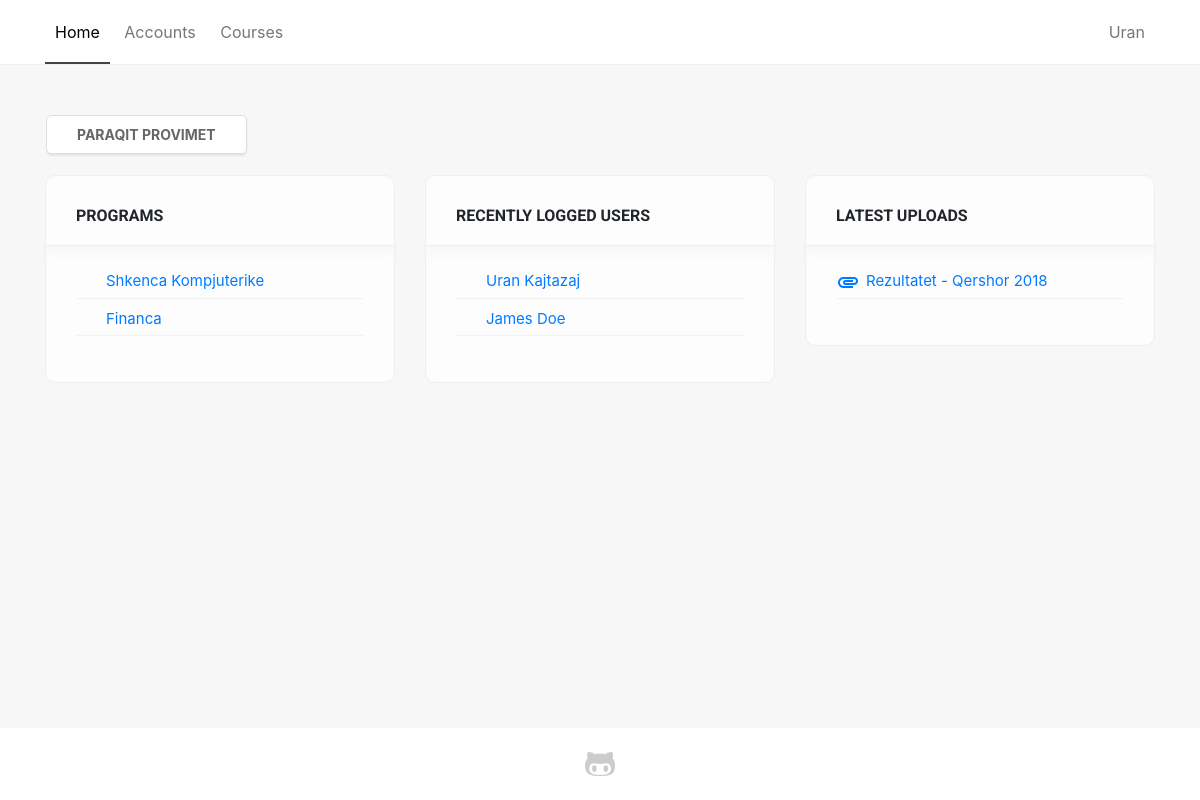
The app's page / (signed in), older data.
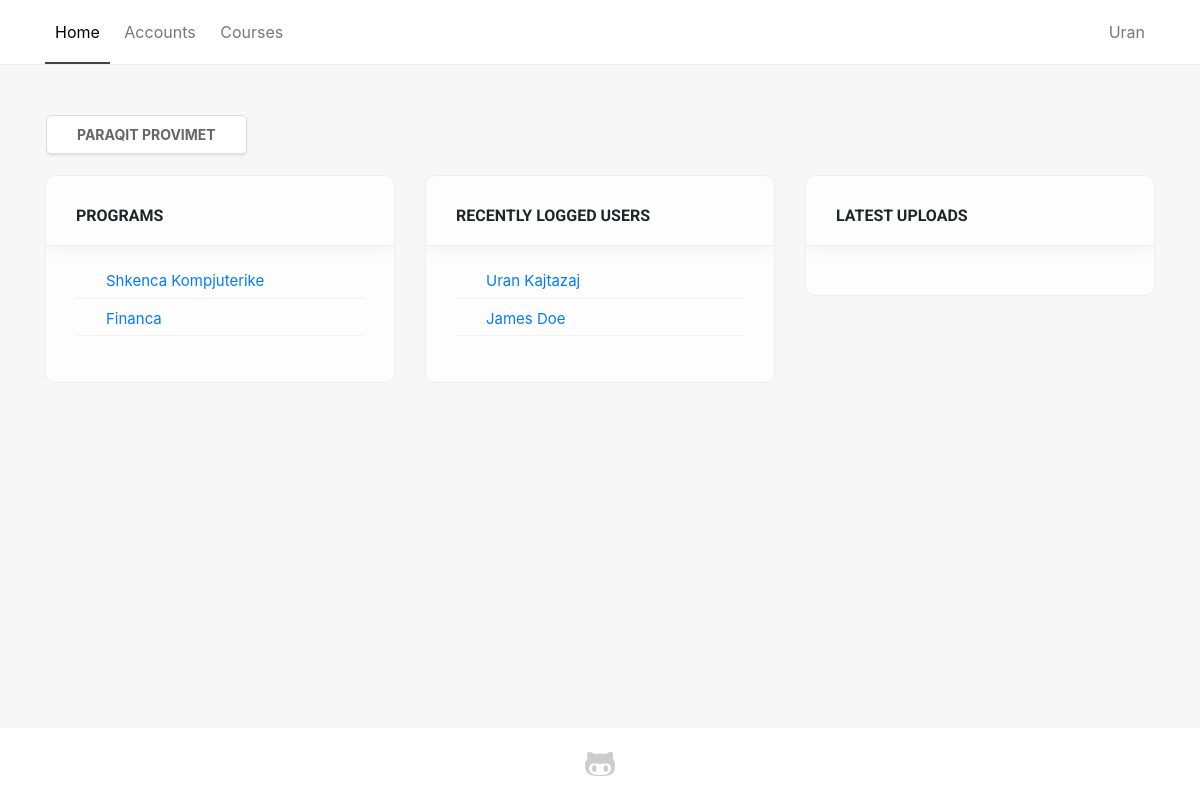
The same page, newer data.
### sems/models.py (models this page shows, shortened)
class Program(models.Model):
    name = models.CharField(max_length=150)
    summary = models.TextField(null=True, blank=True)

class Student(models.Model):
    user = models.OneToOneField(User, on_delete=models.CASCADE, null=True)
    first_name = models.CharField(max_length=100, null=True)
    last_name = models.CharField(max_length=100, null=True)
    picture = models.ImageField(null=True, blank=True, default='no-img.png')
    website = models.URLField(max_length=100, null=True, blank=True)
    email = models.EmailField(max_length=100, null=True)
    program = models.ForeignKey(Program, on_delete=models.SET_NULL, null=True)
    country = models.ForeignKey(State, on_delete=models.SET_NULL, null=True)
    city = models.CharField(max_length=100, null=True)
    course = models.ManyToManyField(Course, related_name='course', blank=True)
    course_teacher = models.ManyToManyField(Course, related_name='course_teacher', blank=True)
    viti = models.IntegerField(choices=YEARS, default=1)
    semester = models.IntegerField(choices=SEMESTER, default=1)
    level = models.CharField(max_length=100, choices=LEVELS, default=1)

class Upload(models.Model):
    name = models.CharField(max_length=100)
    course = models.ForeignKey(Course, on_delete=models.CASCADE)
    file = models.FileField(upload_to='files/', validators=[FileExtensionValidator(['pdf', 'docx', 'doc', 'xls', 'xlsx', 'ppt', 'pptx', 'zip', 'rar', '7zip'])])
    upload_time = models.DateTimeField(default=datetime.now, null=True)
    def __str__(self):
        return str(self.file)[6:]

### sems/views.py (the view)
# urls.py: re_path(r'^$', views.home_view, name='home'),
def home_view(request):
    uploads = Upload.objects.all().order_by('-upload_time')[:5]
    programs = Program.objects.all()
    users = User.objects.all().order_by('-last_login')[:5]
    news = New.objects.all().order_by('-create_date')[:3]
    if request.user.is_authenticated:
        return render (
            request, 'home.html', {'uploads': uploads, 'programs': programs, 'users': users, 'news': news},
        )
    else:
        return redirect('login')

### sems/templates/home.html (shortened to what this page needs)
{% extends 'base_generic.html' %}
{% block content %}
<div class="container">
    <div class="row">
        <div class="col-md-12 col-xs-12">
            <div class="empty-box">
                <a href="#" class="btn btn-primary">Paraqit provimet</a>
            </div>
        </div>
        {% if news %}
                    {% load static %}
        {% endif %}
        <div class="col-md-4 col-xs-12">
            <div class="card-box">
                <h6>Programs</h6>
                <ul class="list-unstyled">
                    {% for program in programs %}
                    <a href="{% url 'program_single' pk=program.pk %}"><li>{{ program.name }}</li></a>
                    {% endfor %}
                </ul>
            </div>
        </div>
        <div class="col-md-4 col-xs-12">
            <div class="card-box">
                <h6>Recently logged users</h6>
                <ul class="list-unstyled">
                    {% for user in users %}
                    <a href="{% url 'student_detail' pk=user.student.pk %}"><li>{{ user.student.first_name }} {{ user.student.last_name }}</li></a>
                    {% endfor %}
                </ul>
            </div>
        </div>
        <div class="col-md-4 col-xs-12">
            <div class="card-box">
                <h6>Latest uploads</h6>
                {% load static %}
                <ul class="list-unstyled">
                    {% for upload in uploads %}
                    <li><a href="{% url 'course_detail' pk=upload.course.pk %}" title="{{ upload }}"><i class="material-icons">attachment</i> {{ upload.name }}</a></li>
                    {% endfor %}
                </ul>
            </div>
        </div>
    </div>
</div>
{% endblock %}

### sems/templates/base_generic.html (shortened to what this page needs)
{% load static %}
<html>
<head>
    <link rel="stylesheet" href="https://use.fontawesome.com/releases/v5.0.12/css/all.css">
    <link rel="stylesheet" href="{% static 'css/bootstrap.min.css' %}">
    <link rel="stylesheet" href="{% static 'css/main.css' %}">
    <link rel="stylesheet" href="{% static 'fonts/fontawesome-all.min.css' %}">
</head>
<body>
    <div class="wrapper">
        <header>
            <nav>
                <div class="container">
                    {% url 'home' as hom %} {% url 'students' as acc %} {% url 'programs' as prog %} {% url 'login' as log %} {% url 'student_detail' pk=user.student.pk as sd %}
                    <a href="{% url 'home' %}" {% if request.path == hom %} class="active" {% endif %}>Home</a>
                    <a href="{% url 'students' %}" {% if request.path == acc %} class="active" {% endif %}>Accounts</a>
                    <a href="{% url 'programs' %}" {% if request.path == prog %} class="active" {% endif %}>Courses</a>
                    <div class="inline-block float-right text-right">
                        {% if not user.is_authenticated %}
                        <a href="{% url 'login' %}" {% if request.path == log %} class="active" {% endif %}>Login</a> {% else %}
                        <div class="dd">
                            <a href="{% url 'student_detail' pk=user.student.pk %}" {% if request.path == sd %} class="active" {% endif %}>{{ user.student.first_name }}</a>
                        </div>
                        {% endif %}
                    </div>
                </div>
            </nav>
        </header>
        <br/> {% block content %} {% endblock %}
    </div>
    <footer>
        <div class="container">
            <div class="row justify-content-center">
                <div class="col-md-6 col-xs-12 text-center">
                    <a href="https://github.com/urankajtazaj/SEMS" title="View on GitHub" target="_blank"><i class="fab fa-github-alt fa-2x"></i></a>
                </div>
            </div>
        </div>
    </footer>
</body>
</html>

Row changes from the older to the newer data that the page shows:
removed Upload: name "Rezultatet - Qershor 2018"
